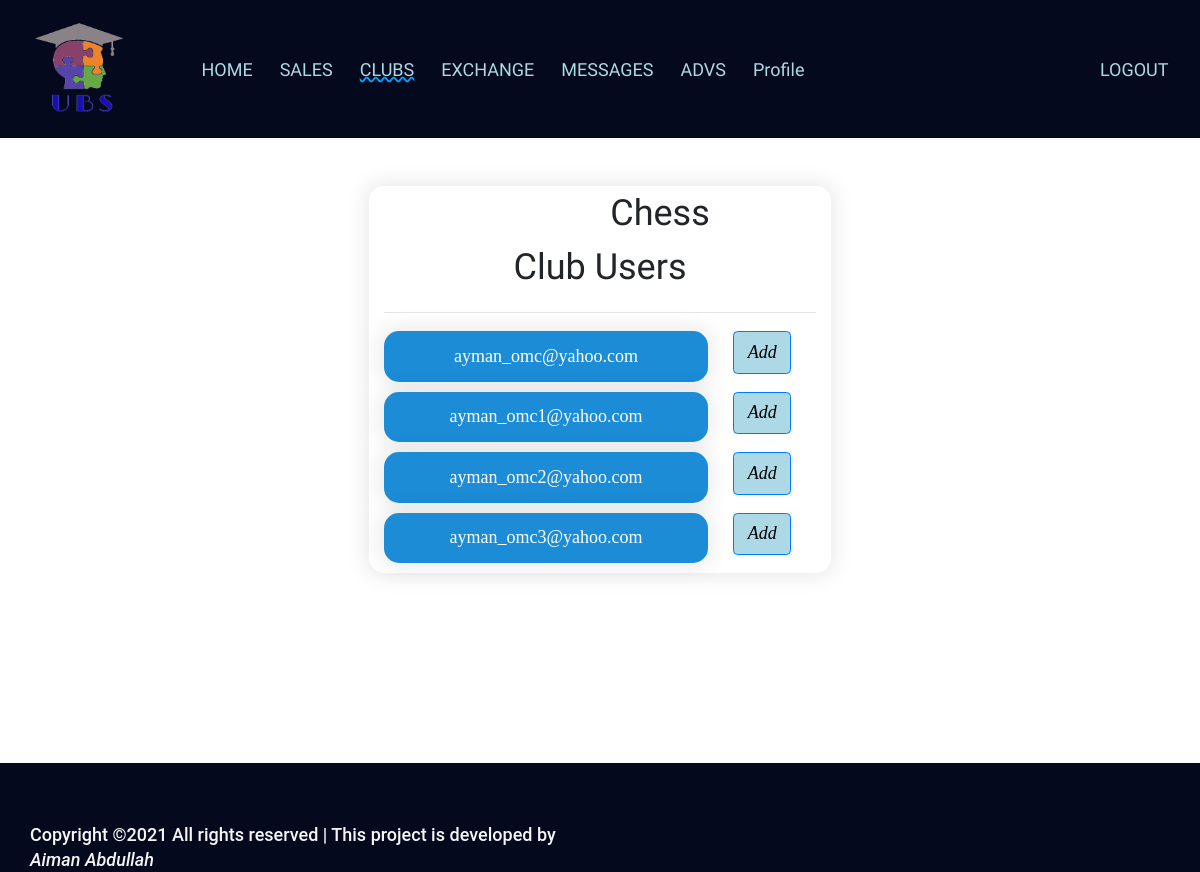
The app's page /SingleClub.php?clubname=Chess Club (signed in) with its own data.
### tables this page shows
CREATE TABLE `clubmemberships` (
  `membershipid` int NOT NULL AUTO_INCREMENT,
  `clubname` varchar(50) DEFAULT NULL,
  `useremail` varchar(50) DEFAULT NULL,
  PRIMARY KEY (`membershipid`),
  KEY `clubfk` (`clubname`),
  KEY `userfk` (`useremail`),
  CONSTRAINT `clubfk` FOREIGN KEY (`clubname`) REFERENCES `clubs` (`clubname`) ON DELETE CASCADE ON UPDATE CASCADE,
  CONSTRAINT `userfk` FOREIGN KEY (`useremail`) REFERENCES `users` (`email`) ON DELETE CASCADE ON UPDATE CASCADE
);

### SingleClub.php (the view, shortened to what this page needs)
<html lang="en">
<head> <meta charset="utf-8" http-equiv="refresh">
    <link rel="stylesheet" href="https://stackpath.bootstrapcdn.com/bootstrap/4.5.0/css/bootstrap.min.css">
    <link href="css/mijares.css" type="text/css" rel="stylesheet">
    <link href="css/responsive_setting.css" type="text/css" rel="stylesheet">
    <link href="css/userhomepage.css" rel="stylesheet" type="text/css">
</head>
<body>
<header>
    <nav class="navbar navbar-expand-lg navbar-dark navbar-light badge-dark " style="background-color:#04091e;">
        <div class="conatainer-fluid">
            <img id="logo" src="images/ubslogo.png" alt="Logo" class="navbar-brand">
        </div>
        <div class="collapse navbar-collapse" id="navbarSupportedContent">
            <ul class="navbar-nav mr-auto">
                <li class="nav-item p-1 lihoverme">
                    <a class="nav-link " href="/UserHomePage.php"  style="color: lightblue;">HOME</a>
                </li>
                <li class="nav-item p-1 lihoverme">
                    <a class="nav-link " href="/sales.php"  style="color: lightblue;">SALES</a>
                </li>
                <li class="nav-item p-1 lihoverme">
                    <a class="nav-link " href="/Clubs.php"  style="color: lightblue;text-decoration: underline;text-decoration-style:wavy;text-decoration-color:#00a6ff;">CLUBS</a>
                </li>
                <li class="nav-item p-1 lihoverme">
                    <a class="nav-link " href="/exchange.php"  style="color: lightblue;">EXCHANGE</a>
                </li>
                <li class="nav-item p-1 lihoverme">
                    <a class="nav-link " href="/messages.php"  style="color: lightblue;">MESSAGES</a>
                </li>
                <li class="nav-item p-1 lihoverme">
                    <a class="nav-link " href="/advs.php" style="color: lightblue;">ADVS</a>
                </li>
                <li class="nav-item p-1 lihoverme">
                    <a class="nav-link " href="/profile.php" style="color: lightblue;">Profile</a>
                </li>
            </ul>
            <ul class="navbar-nav">
                <li class="nav-item p-1">
                    <a class="nav-link " href="/Logout.php"  style="color: lightblue;">LOGOUT</a>
                </li></ul>
        </div>
    </nav>
</header>
<center>
    <div class="middlebody">
        <div class="container">
            <div class="justify-content-center">
                <div class="clubdivs col-lg-5 col-md-5 col-sm-12 col-xs-6">
                    <div class="container">
                        <div class="row content">
                            <div class="col-lg-8 col-md-12 col-sm-12 col-xs-12 mhead">
                                <span class="textheading mttle"><?php echo $_SESSION['clubname'] ?> Users</span>
                            </div>
                        </div>
                    </div>
                    <hr>
                    <?php
                    include "./config.php";
                    $sql = "SELECT * FROM clubmemberships WHERE clubname ='".$_SESSION['clubname']."' ";
                    $result = $connection->query($sql);
                    while($row = $result->fetch_assoc())
                    {
                    ?>
                        <div class="container">
                            <div class="row content">
                                    <?php
                                    if ($row['useremail'] !== $_SESSION['loggedinuser']){
                                    echo '<div class="clubdivs allclubs col-lg-9 col-md-9 col-sm-8 col-xs-8 bg-outline-primary" style="display:flex; align-items:center;
                                justify-content:center; background-color: #1c8cd7 ">'.$row['useremail'].'</div>';
                                  echo '<div class="col-lg-3 col-md-3 col-sm-4 col-xs-4">
                          <form class="needs-validation " method="POST" action="/addToFriendList.php?clubname='.$row["clubname"].'& useremail='.$row['useremail'].'" novalidate  id="form">
                                <button class="btn btn-primary submitbutton" type="submit " name="submit" id="sub">Add</button>
                                </form>
                            </div>';
                                    }
                                    ?>
                    <?php
                    }
                    ?>
                        </div>
                        </div>
                </div>
            </div>
        </div>
    </div>
</center>
<footer class="container-fluid foot">
    <div class="container-fluid foot_div">
        <p class="h6 foot_text">Copyright &copy;2021 All rights reserved | This project is developed by <span id="name">Aiman Abdullah</span> </p>
    </div>
</footer>
</body>
</html>

### css/mijares.css (style rules this page uses)
body { background-color: #FFFFFF; }
.nav-link { font-family: 'Merienda One', cursive; }
p { color: #777777; font-family: Roboto; font-size: 15px; font-weight: 400px; line-height: 1.667px; word-wrap: break-word; }
#logo { margin-right: 50px; width: 120px; height: 120px; }
#name { color: whitesmoke; text-align: left; font-style: italic; }
.foot { background-color: #04091e; height:auto; width: 100%; margin-top:15%; float: left; }
.foot_div { height: fit-content; float: left; width: 50%; margin: auto; }
.foot_text { text-align: left; color: whitesmoke; padding-top: 120px; padding-left: 40px; }
.submitbutton { font-family: Cambria, Cochin, Georgia, Times, 'Times New Roman', serif; font-style: italic; color: black; background-color: lightblue; width: auto; }
::placeholder { font-size: 1px solid; color: grey; }

### css/responsive_setting.css (style rules this page uses)
@media only screen and (min-width:200px) and (max-width:1319px) { .foot .foot_div { width: 50%; float: left; height: auto; padding-top: 5%; } }
@media only screen and (min-width:200px) and (max-width:1319px) { .foot .foot_div .foot_text { line-height: 25px; padding: 0%; text-align: left; margin: 0%; } }

### css/userhomepage.css (style rules this page uses)
.middlebody { height: auto; margin-top: 4%; }
.clubdivs { border-radius: 15px; box-shadow: 0 0 20px 5px #04091e14; border: 0.0px solid #dad8d8; margin-bottom: 10px; }
.mhead { margin:auto; }
.allclubs { color:white; font-family: Impact, Haettenschweiler, "Franklin Gothic Bold", "Arial Black", "sans-serif"; min-height: 45px; }
.mttle { margin-left:10vw; }
.textheading { font-family: 'Shadows Into Light', cursive; font-size: 2rem; }
html { font-size:0.7rem; }
@media (min-width:1024px) and (max-width:1279px) { html { font-size: 1.125rem; } }

### records on screen
clubmemberships: useremail "ayman_omc@yahoo.com"
clubmemberships: useremail "ayman_omc1@yahoo.com"
clubmemberships: useremail "ayman_omc2@yahoo.com"
clubmemberships: useremail "ayman_omc3@yahoo.com"

### other values on screen
$_SESSION['clubname'] "Chess Club"
